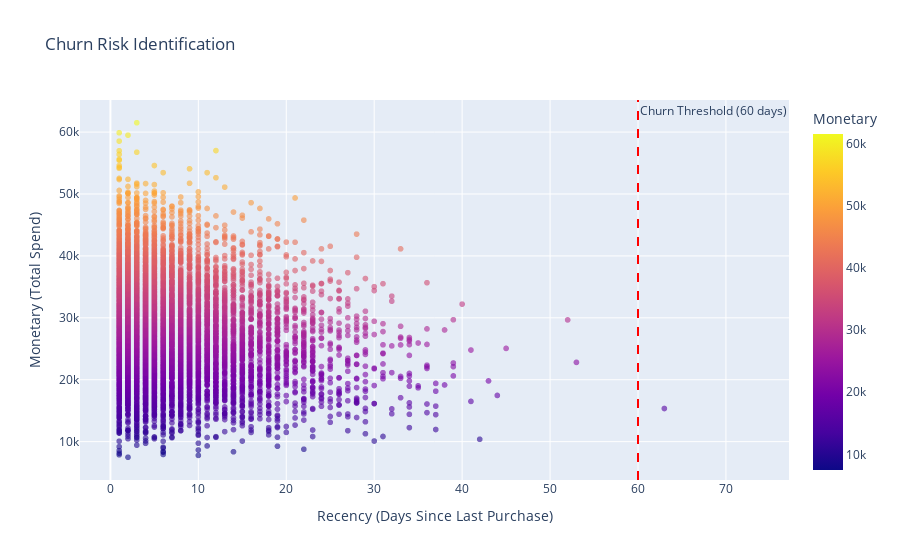

The cell this chart's notebook holds for it:
### Markdown cell above
* Insights 

There is a strong positive relationship between purchase frequency and total spend—customers who buy more often generally spend more.

High-frequency, high-monetary customers are your most valuable segment and should be prioritized for loyalty, retention, and premium offers.

### Code cell
# recency vs monatry (churn analysis)

fig = px.scatter(
    rfm,
    x="Recency",
    y="Monetary",
    title="Churn Risk Identification",
    opacity=0.6,
    color="Monetary",
    color_continuous_scale="Plasma"
)

# Add churn threshold line (Recency = 60 days)
fig.add_vline(
    x=60,
    line_dash="dash",
    line_color="red",
    annotation_text="Churn Threshold (60 days)",
    annotation_position="top right"
)

fig.update_layout(
    xaxis_title="Recency (Days Since Last Purchase)",
    yaxis_title="Monetary (Total Spend)",
    hovermode="closest"
)

fig.show()

### Figure 1 — Plotly figure (JSON) as saved in the notebook; plotly's stock layout.template omitted (floating-point values rounded to 4 significant figures; data arrays with more than 128 entries replaced by an {"elided": "..."} marker saying what was removed)
{"data": [{"hovertemplate": "Recency=%{x}<br>Monetary=%{marker.color}<extra></extra>", "legendgroup": "", "marker": {"color": {"elided": "8999 float values"}, "coloraxis": "coloraxis", "opacity": 0.6, "symbol": "circle"}, "mode": "markers", "name": "", "showlegend": false, "type": "scattergl", "x": {"elided": "8999 int values"}, "xaxis": "x", "y": {"elided": "8999 float values"}, "yaxis": "y"}], "layout": {"annotations": [{"showarrow": false, "text": "Churn Threshold (60 days)", "x": 60, "xanchor": "left", "xref": "x", "y": 1, "yanchor": "top", "yref": "y domain"}], "coloraxis": {"colorbar": {"title": {"text": "Monetary"}}, "colorscale": [[0, "#0d0887"], [0.1111, "#46039f"], [0.2222, "#7201a8"], [0.3333, "#9c179e"], [0.4444, "#bd3786"], [0.5556, "#d8576b"], [0.6667, "#ed7953"], [0.7778, "#fb9f3a"], [0.8889, "#fdca26"], [1, "#f0f921"]]}, "hovermode": "closest", "legend": {"tracegroupgap": 0}, "shapes": [{"line": {"color": "red", "dash": "dash"}, "type": "line", "x0": 60, "x1": 60, "xref": "x", "y0": 0, "y1": 1, "yref": "y domain"}], "title": {"text": "Churn Risk Identification"}, "xaxis": {"anchor": "y", "domain": [0, 1], "title": {"text": "Recency (Days Since Last Purchase)"}}, "yaxis": {"anchor": "x", "domain": [0, 1], "title": {"text": "Monetary (Total Spend)"}}}}
